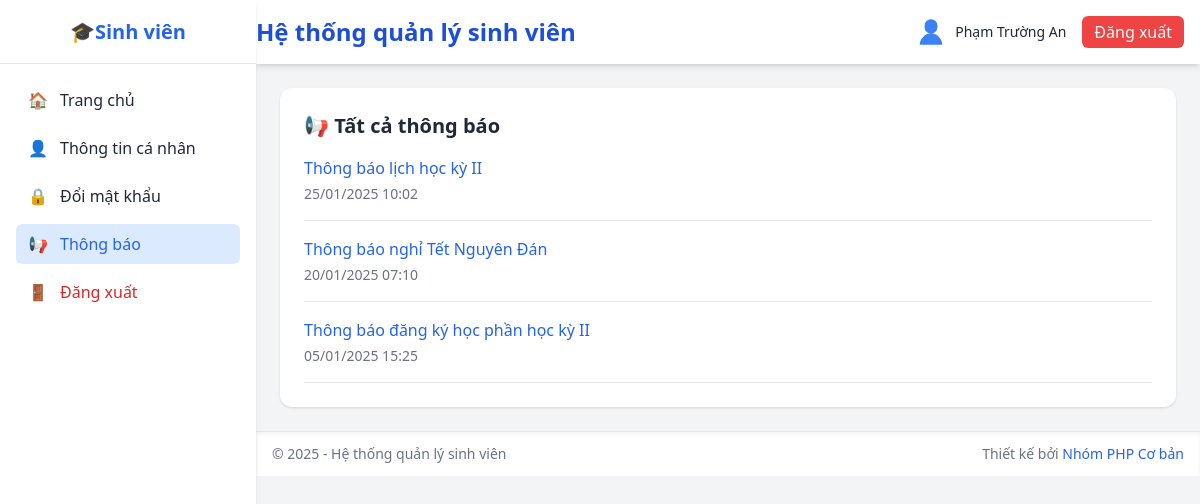
Page /notifications.php (signed in) on the committed database.
### tables this page shows
CREATE TABLE `thong_bao` (
  `id` int(11) NOT NULL,
  `tieude` varchar(200) NOT NULL,
  `noidung` text DEFAULT NULL,
  `created_at` datetime NOT NULL DEFAULT current_timestamp()
);

### database/pdo.php (called while the page is built, shortened)
<?php
class DB
{
    private static $pdo = null;
    private static function connect_pdo(): \PDO
    {
        $host = DB_HOST;
        $user = DB_USERNAME;
        $pass = DB_PASSWORD;
        $db   = DB_NAME;
        $charset = DB_CHARSET;
        $dsn = "mysql:host={$host};dbname={$db};charset={$charset}";
        try {
            $options = [
                \PDO::ATTR_ERRMODE => \PDO::ERRMODE_EXCEPTION,
                \PDO::ATTR_DEFAULT_FETCH_MODE => \PDO::FETCH_ASSOC,
                \PDO::ATTR_EMULATE_PREPARES => false,
            ];
            return new \PDO($dsn, $user, $pass, $options);
        } catch (\PDOException $e) {
            die('Kết nối PDO thất bại: ' . $e->getMessage());
        }
    }
    private static function init()
    {
        if (self::$pdo === null) {
            self::$pdo = self::connect_pdo();
        }
    }
    public static function getPdo()
    {
        return self::$pdo;
    }
    public static function select(string $sql, array $params = []): array
    {
        $stmt = self::getPdo()->prepare($sql);
        $stmt->execute($params);
        return $stmt->fetchAll();
    }
}

### notifications.php (the view, shortened to what this page needs)
<?php
$page = max(1, intval($_GET['page'] ?? 1));
$per_page = 10;
$offset = ($page - 1) * $per_page;
if (isset($_GET['id'])) {
    $id = intval($_GET['id']);
    $thong_bao = DB::selectOne(
        "SELECT * FROM thong_bao WHERE id = :id",
        ['id' => $id]
    );
    if (!$thong_bao) {
        $_SESSION['error'] = 'Không tìm thấy thông báo!';
        header('Location: notifications.php');
        exit();
    }
} else {
    $thong_bao_list = DB::select(
        "SELECT * FROM thong_bao
        ORDER BY created_at DESC
        LIMIT :offset, :limit",
        ['offset' => $offset, 'limit' => $per_page]
    );
}
include('includes/sidebar.php');
include('includes/header.php');
if (isset($_GET['id']) && isset($thong_bao)): ?>
    <div class="max-w-4xl mx-auto">
        <div class="bg-white rounded-xl shadow p-6">
            <div class="border-b pb-4 mb-4">
                <h1 class="text-2xl font-semibold text-gray-800 mb-2">
                    <?php echo htmlspecialchars($thong_bao['tieude']); ?>
                </h1>
                <p class="text-sm text-gray-500">
                    Đăng ngày: <?php echo date('d/m/Y H:i', strtotime($thong_bao['created_at'])); ?>
                </p>
            </div>
            <div class="prose max-w-none">
                <?php echo nl2br(htmlspecialchars($thong_bao['noidung'])); ?>
            </div>
            <div class="mt-6 border-t pt-4">
                <a href="notifications.php" class="inline-flex items-center text-blue-600 hover:text-blue-800">
                    <svg class="w-4 h-4 mr-2" fill="none" stroke="currentColor" viewBox="0 0 24 24">
                        <path stroke-linecap="round" stroke-linejoin="round" stroke-width="2" d="M10 19l-7-7m0 0l7-7m-7 7h18" />
                    </svg>
                    Quay lại danh sách thông báo
                </a>
            </div>
        </div>
    </div>
<?php else: ?>
    <div class="max-w-4xl mx-auto">
        <div class="bg-white rounded-xl shadow">
            <div class="p-6">
                <h2 class="text-xl font-semibold text-gray-800 mb-4">
                    📢 Tất cả thông báo
                </h2>
                <?php if (count($thong_bao_list) > 0): ?>
                    <div class="space-y-4">
                        <?php foreach ($thong_bao_list as $tb): ?>
                            <div class="border-b pb-4">
                                <h3 class="font-medium mb-1">
                                    <a href="?id=<?php echo $tb['id']; ?>"
                                       class="text-blue-600 hover:text-blue-800">
                                        <?php echo htmlspecialchars($tb['tieude']); ?>
                                    </a>
                                </h3>
                                <p class="text-sm text-gray-500">
                                    <?php echo date('d/m/Y H:i', strtotime($tb['created_at'])); ?>
                                </p>
                            </div>
                        <?php endforeach; ?>
                    </div>
                <?php else: ?>
                    <div class="text-center py-8 text-gray-500">
                        Chưa có thông báo nào.
                    </div>
                <?php endif; ?>
            </div>
        </div>
    </div>
<?php endif; ?>
<?php include('includes/footer.php'); ?>

### rows in the picture
thong_bao: tieude "Thông báo lịch học kỳ II", created_at "25/01/2025 10:02"
thong_bao: tieude "Thông báo nghỉ Tết Nguyên Đán", created_at "20/01/2025 07:10"
thong_bao: tieude "Thông báo đăng ký học phần học kỳ II", created_at "05/01/2025 15:25"

### other values in the picture
$page_title "Hệ thống quản lý sinh viên"
$_SESSION['fullname'] "Phạm Trường An"
